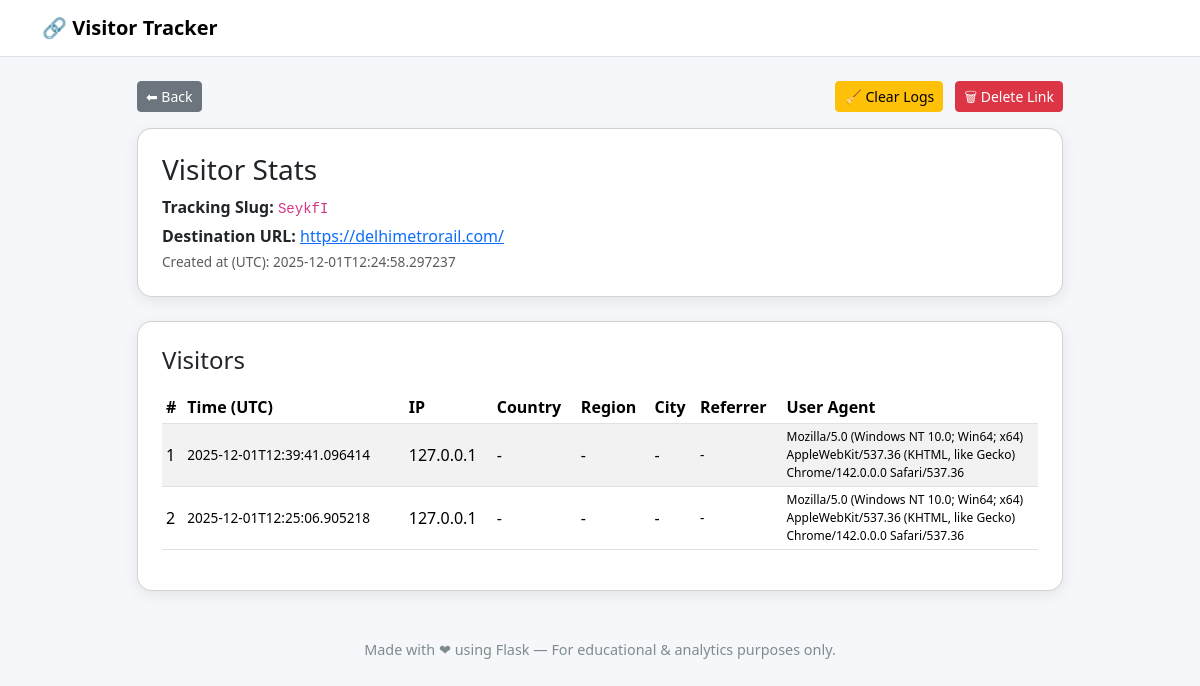
The app's page /stats/SeykfI with its own data.
### tables this page shows
CREATE TABLE links (
            id INTEGER PRIMARY KEY AUTOINCREMENT,
            slug TEXT UNIQUE NOT NULL,
            target_url TEXT,
            created_at TEXT NOT NULL
        );

CREATE TABLE visits (
            id INTEGER PRIMARY KEY AUTOINCREMENT,
            link_id INTEGER NOT NULL,
            ip TEXT,
            user_agent TEXT,
            referrer TEXT,
            country TEXT,
            region TEXT,
            city TEXT,
            created_at TEXT NOT NULL,
            FOREIGN KEY (link_id) REFERENCES links(id)
        );

### app.py (the view)
@app.route("/stats/<slug>")
def stats(slug):
    conn = get_db()
    cur = conn.cursor()
    link = cur.execute("SELECT * FROM links WHERE slug=?", (slug,)).fetchone()
    visits = cur.execute("SELECT * FROM visits WHERE link_id=? ORDER BY id DESC", (link["id"],)).fetchall()
    conn.close()
    return render_template("stats.html", link=link, visits=visits)

### app.py (called while the page is built)
def get_db():
    conn = sqlite3.connect(DB_PATH)
    conn.row_factory = sqlite3.Row
    return conn

### templates/stats.html
{% extends "base.html" %}
{% block content %}
<div class="row justify-content-center">
    <div class="col-md-10">
        <div class="d-flex justify-content-between align-items-center mb-3">
            <a href="{{ url_for('tracker') }}" class="btn btn-secondary btn-sm">⬅ Back</a>
            <div>
                <a class="btn btn-warning btn-sm me-2"
                   href="{{ url_for('clean_logs', slug=link.slug) }}"
                   onclick="return confirm('Are you sure you want to clear ALL visitor logs for this link?');">
                    🧹 Clear Logs
                </a>
                <a class="btn btn-danger btn-sm"
                   href="{{ url_for('delete_link', slug=link.slug) }}"
                   onclick="return confirm('Delete this link AND all logs permanently?');">
                    🗑 Delete Link
                </a>
            </div>
        </div>
        <div class="card p-4 mb-4">
            <h3 class="mb-2">Visitor Stats</h3>
            <p class="mb-1">
                <strong>Tracking Slug:</strong> <code>{{ link.slug }}</code>
            </p>
            <p class="mb-1">
                <strong>Destination URL:</strong>
                <a href="{{ link.target_url }}" target="_blank">
                    {{ link.target_url }}
                </a>
            </p>
            <p class="text-muted mb-0" style="font-size: 0.85rem;">
                Created at (UTC): {{ link.created_at }}
            </p>
        </div>
        <div class="card p-4">
            <h4 class="mb-3">Visitors</h4>
            {% if visits %}
                <div class="table-responsive">
                    <table class="table table-striped table-hover table-sm align-middle">
                        <thead>
                            <tr>
                                <th>#</th>
                                <th>Time (UTC)</th>
                                <th>IP</th>
                                <th>Country</th>
                                <th>Region</th>
                                <th>City</th>
                                <th>Referrer</th>
                                <th>User Agent</th>
                            </tr>
                        </thead>
                        <tbody>
                            {% for v in visits %}
                            <tr>
                                <td>{{ loop.index }}</td>
                                <td style="font-size: 0.85rem;">{{ v.created_at }}</td>
                                <td>{{ v.ip }}</td>
                                <td>{{ v.country or '-' }}</td>
                                <td>{{ v.region or '-' }}</td>
                                <td>{{ v.city or '-' }}</td>
                                <td style="max-width: 150px; word-wrap: break-word; font-size: 0.85rem;">
                                    {{ v.referrer or '-' }}
                                </td>
                                <td style="max-width: 220px; word-wrap: break-word; font-size: 0.75rem;">
                                    {{ v.user_agent }}
                                </td>
                            </tr>
                            {% endfor %}
                        </tbody>
                    </table>
                </div>
            {% else %}
                <p class="text-muted mb-0">No visitors yet for this link.</p>
            {% endif %}
        </div>
    </div>
</div>
{% endblock %}

### templates/base.html (shortened to what this page needs)
<!DOCTYPE html>
<html lang="en">
<head>
    <link
        href="https://cdnjs.cloudflare.com/ajax/libs/bootstrap/5.3.2/css/bootstrap.min.css"
        rel="stylesheet">
</head>
<body>
<nav class="navbar navbar-expand-lg navbar-light bg-white border-bottom mb-4">
    <div class="container">
        <a class="navbar-brand" href="{{ url_for('home') }}">
            🔗 Visitor Tracker
        </a>
    </div>
</nav>
<div class="container mb-5">
    {% block content %}{% endblock %}
</div>
<footer>
    Made with ❤ using Flask — For educational & analytics purposes only.
</footer>
</body>
</html>

### templates/base.html (style rules this page uses)
body { background: #f5f7fa; font-family: "Segoe UI", sans-serif; }
.navbar-brand { font-weight: 600; }
.card { border-radius: 15px; box-shadow: 0 4px 15px rgba(0,0,0,0.08); }
footer { margin-top: 40px; text-align: center; color: #7f8c8d; font-size: 0.9rem; }

### records on screen
links: slug "SeykfI", target_url "https://delhimetrorail.com/", created_at "2025-12-01T12:24:58.297237"
visits: created_at "2025-12-01T12:39:41.096414", ip "127.0.0.1", country "-", region "-", city "-", referrer "-", user_agent "Mozilla/5.0 (Windows NT 10.0; Win64; x64) AppleWebKit/537.36 (KHTML, like Gecko) Chrome/142.0.0.0 Safari/537.36"
visits: created_at "2025-12-01T12:25:06.905218", ip "127.0.0.1", country "-", region "-", city "-", referrer "-", user_agent "Mozilla/5.0 (Windows NT 10.0; Win64; x64) AppleWebKit/537.36 (KHTML, like Gecko) Chrome/142.0.0.0 Safari/537.36"
